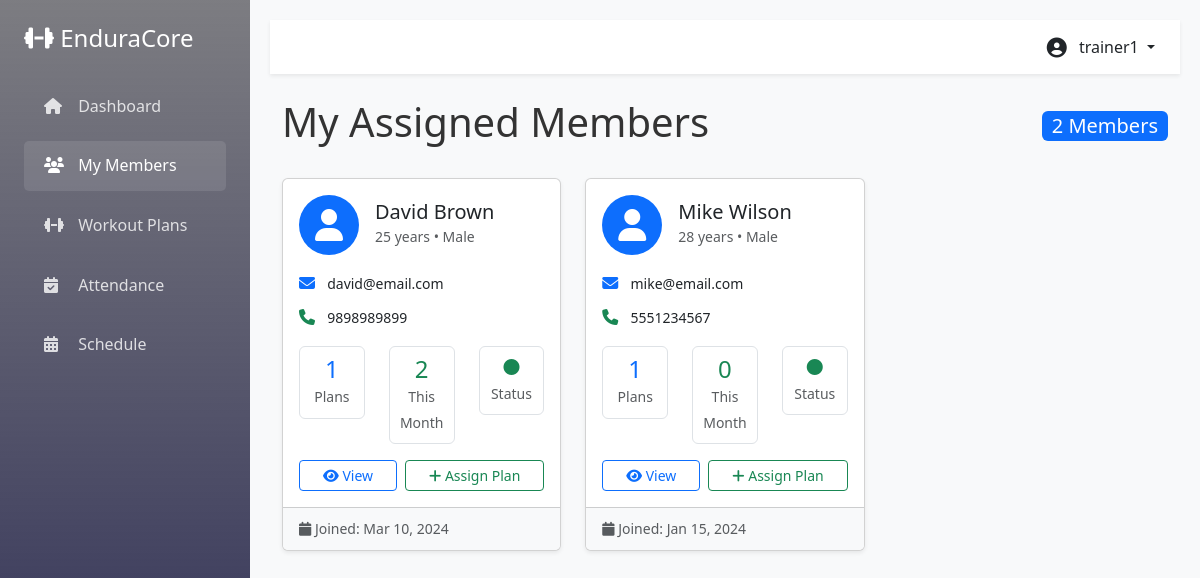
/trainer/my_members.php (signed in), run on the app's committed database.
### tables this page shows
CREATE TABLE `member` (
  `member_id` int(11) NOT NULL,
  `account_id` int(11) DEFAULT NULL,
  `member_name` varchar(100) NOT NULL,
  `age` int(11) DEFAULT NULL,
  `gender` enum('Male','Female','Other') DEFAULT NULL,
  `phone` varchar(20) DEFAULT NULL,
  `email` varchar(100) DEFAULT NULL,
  `join_date` date DEFAULT NULL
);

### trainer/my_members.php (the view, shortened to what this page needs)
<?php
require_once '../config/db_config.php';
$account_id = $_SESSION['user_id'];
$trainer_query = "SELECT trainer_id FROM TRAINER WHERE account_id = ?";
$stmt = $conn->prepare($trainer_query);
$stmt->bind_param("i", $account_id);
$stmt->execute();
$trainer_result = $stmt->get_result()->fetch_assoc();
$trainer_id = $trainer_result['trainer_id'];
$members_query = "SELECT DISTINCT
                  m.member_id,
                  m.member_name,
                  m.email,
                  m.phone,
                  m.age,
                  m.gender,
                  m.join_date,
                  (SELECT COUNT(*) FROM member_workout_plan mwp2
                   JOIN WORKOUT_PLAN wp2 ON mwp2.plan_id = wp2.plan_id
                   WHERE mwp2.member_id = m.member_id AND wp2.trainer_id = ?) as plan_count,
                  (SELECT COUNT(*) FROM ATTENDANCE a
                   WHERE a.member_id = m.member_id
                   AND MONTH(a.attendance_date) = MONTH(CURDATE())) as attendance_count,
                  (SELECT status FROM MEMBERSHIP mem
                   WHERE mem.member_id = m.member_id
                   ORDER BY end_date DESC LIMIT 1) as membership_status
                  FROM MEMBER m
                  JOIN member_workout_plan mwp ON m.member_id = mwp.member_id
                  JOIN WORKOUT_PLAN wp ON mwp.plan_id = wp.plan_id
                  WHERE wp.trainer_id = ?
                  ORDER BY m.member_name";
$stmt = $conn->prepare($members_query);
$stmt->bind_param("ii", $trainer_id, $trainer_id);
$stmt->execute();
$members = $stmt->get_result();
?>
<!DOCTYPE html>
<html lang="en">
<head>
    <link href="https://cdn.jsdelivr.net/npm/bootstrap@5.3.0/dist/css/bootstrap.min.css" rel="stylesheet">
    <link rel="stylesheet" href="https://cdnjs.cloudflare.com/ajax/libs/font-awesome/6.4.0/css/all.min.css">
    <link rel="stylesheet" href="../css/style.css">
</head>
<body>
    <div class="d-flex">
        <?php include '../partials/sidebar.php'; ?>
        <div class="main-content flex-grow-1">
            <?php include '../partials/header.php'; ?>
            <div class="container-fluid">
                <div class="d-flex justify-content-between align-items-center mb-4">
                    <h1>My Assigned Members</h1>
                    <span class="badge bg-primary fs-5"><?php echo $members->num_rows; ?> Members</span>
                </div>
                <?php if ($members->num_rows > 0): ?>
                    <div class="row">
                        <?php while ($member = $members->fetch_assoc()): ?>
                            <div class="col-md-6 col-lg-4 mb-4">
                                <div class="card h-100 shadow-sm">
                                    <div class="card-body">
                                        <div class="d-flex align-items-center mb-3">
                                            <div class="rounded-circle bg-primary text-white d-flex align-items-center justify-content-center" style="width: 60px; height: 60px;">
                                                <i class="fas fa-user fa-2x"></i>
                                            </div>
                                            <div class="ms-3 flex-grow-1">
                                                <h5 class="mb-0"><?php echo htmlspecialchars($member['member_name']); ?></h5>
                                                <small class="text-muted">
                                                    <?php echo $member['age'] ? $member['age'] . ' years' : 'Age N/A'; ?> •
                                                    <?php echo $member['gender']; ?>
                                                </small>
                                            </div>
                                        </div>
                                        <div class="mb-2">
                                            <i class="fas fa-envelope text-primary"></i>
                                            <small class="ms-2"><?php echo htmlspecialchars($member['email']); ?></small>
                                        </div>
                                        <div class="mb-3">
                                            <i class="fas fa-phone text-success"></i>
                                            <small class="ms-2"><?php echo htmlspecialchars($member['phone']); ?></small>
                                        </div>
                                        <div class="row text-center mb-3">
                                            <div class="col-4">
                                                <div class="border rounded p-2">
                                                    <h4 class="mb-0 text-primary"><?php echo $member['plan_count']; ?></h4>
                                                    <small class="text-muted">Plans</small>
                                                </div>
                                            </div>
                                            <div class="col-4">
                                                <div class="border rounded p-2">
                                                    <h4 class="mb-0 text-success"><?php echo $member['attendance_count']; ?></h4>
                                                    <small class="text-muted">This Month</small>
                                                </div>
                                            </div>
                                            <div class="col-4">
                                                <div class="border rounded p-2">
                                                    <?php
                                                    $status_class = '';
                                                    switch ($member['membership_status']) {
                                                        case 'Active': $status_class = 'text-success'; break;
                                                    }
                                                    ?>
                                                    <div class="<?php echo $status_class; ?>">
                                                        <i class="fas fa-circle"></i>
                                                    </div>
                                                    <small class="text-muted">Status</small>
                                                </div>
                                            </div>
                                        </div>
                                        <div class="d-flex gap-2">
                                            <button class="btn btn-sm btn-outline-primary flex-grow-1" data-bs-toggle="modal" data-bs-target="#viewMemberModal<?php echo $member['member_id']; ?>">
                                                <i class="fas fa-eye"></i> View
                                            </button>
                                            <button class="btn btn-sm btn-outline-success flex-grow-1" onclick="assignPlan(<?php echo $member['member_id']; ?>)">
                                                <i class="fas fa-plus"></i> Assign Plan
                                            </button>
                                        </div>
                                    </div>
                                    <div class="card-footer bg-light">
                                        <small class="text-muted">
                                            <i class="fas fa-calendar"></i> Joined: <?php echo date('M d, Y', strtotime($member['join_date'])); ?>
                                        </small>
                                    </div>
                                </div>
                            </div>
                        <?php endwhile; ?>
                    </div>
                <?php endif; ?>
            </div>
        </div>
    </div>
</body>
</html>

### css/style.css (style rules this page uses)
:root { --primary-color: #667eea; --secondary-color: #764ba2; --success-color: #28a745; --danger-color: #dc3545; --warning-color: #ffc107; --info-color: #1722b8; --dark-color: #0c0c1589; --light-color: #f8f9fa; }
* { margin: 0; padding: 0; box-sizing: border-box; }
body { font-family: 'Segoe UI', Tahoma, Geneva, Verdana, sans-serif; line-height: 1.6; color: #333; }
.card { transition: transform 0.3s ease, box-shadow 0.3s ease; }
.main-content { margin-left: 250px; padding: 20px; background: #f8f9fa; min-height: 100vh; }
.badge { padding: 5px 10px; font-weight: 500; }

### data on the page
member: member_name "David Brown", age "25", gender "Male", email "david@email.com", phone "9898989899", plan_count "1", attendance_count "2", join_date "Mar 10, 2024"
member: member_name "Mike Wilson", age "28", gender "Male", email "mike@email.com", phone "5551234567", plan_count "1", attendance_count "0", join_date "Jan 15, 2024"

### other printed values
$_SESSION['username'] "trainer1"
$members->num_rows "2"
